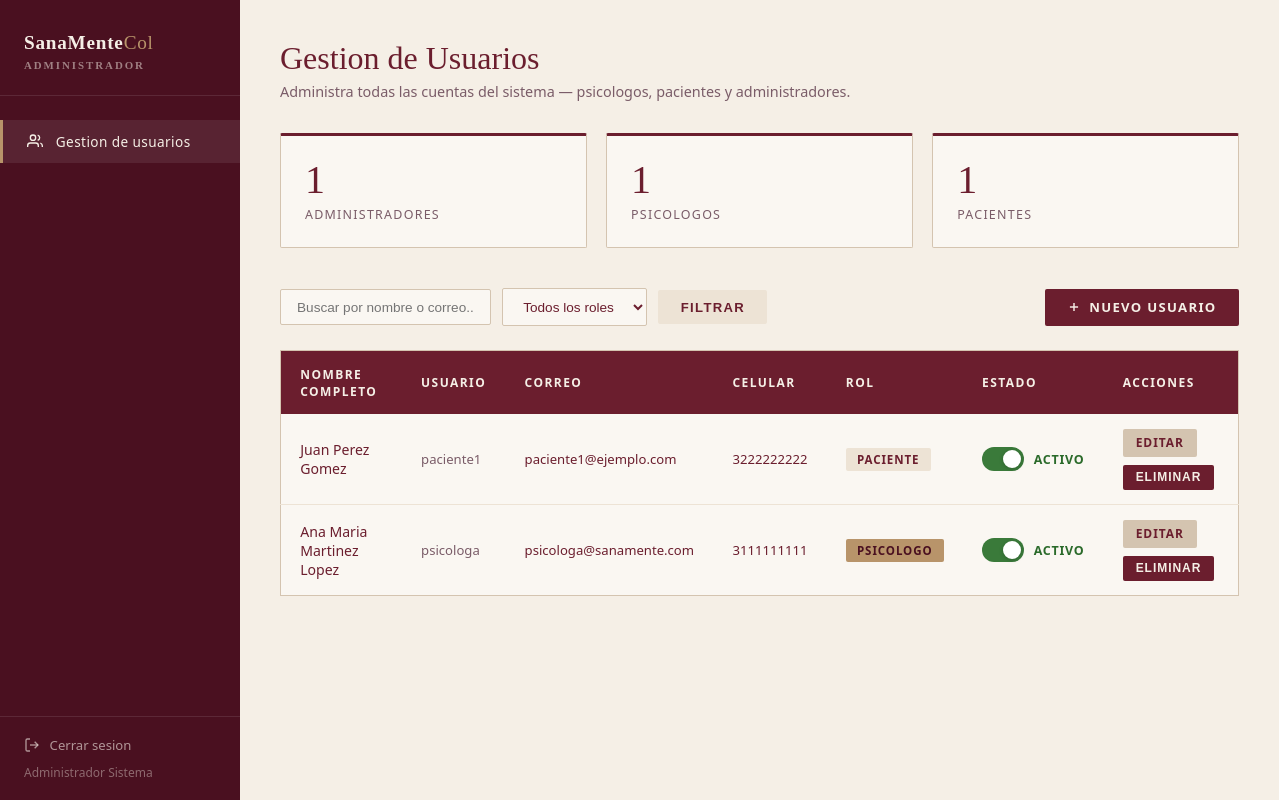
The app's page /admin-panel/ (signed in) with its own data.
### citas/models.py (models this page shows, shortened)
class Usuario(AbstractUser):
    ROL_CHOICES = [
        ('admin', 'Administrador'),
        ('psicologo', 'Psicologo'),
        ('paciente', 'Paciente'),
    ]
    nombre = models.CharField(max_length=80, verbose_name='Nombre')
    apellidos = models.CharField(max_length=80, verbose_name='Apellidos')
    correo = models.EmailField(unique=True, verbose_name='Correo electronico')
    celular = models.CharField(max_length=20, blank=True, verbose_name='Celular')
    rol = models.CharField(max_length=20, choices=ROL_CHOICES, verbose_name='Rol')
    habilitado = models.BooleanField(default=True, verbose_name='Habilitado')
    fecha_registro = models.DateTimeField(auto_now_add=True)
    class Meta:
        verbose_name = 'Usuario'
        verbose_name_plural = 'Usuarios'

### citas/views.py (the view)
        @login_required
        def wrapper(request, *args, **kwargs):
            if request.user.rol not in roles:
                messages.error(request, 'No tienes permiso para acceder a esa pagina.')
                return redirect('dashboard')
            return vista(request, *args, **kwargs)

### citas/views.py (called while the page is built)
def requiere_rol(*roles):
    def decorador(vista):
        @login_required
        def wrapper(request, *args, **kwargs):
            if request.user.rol not in roles:
                messages.error(request, 'No tienes permiso para acceder a esa pagina.')
                return redirect('dashboard')
            return vista(request, *args, **kwargs)
        return wrapper
    return decorador

### templates/dashboard_admin.html (shortened to what this page needs)
{% extends 'base.html' %}
{% load static %}
{% block contenido %}
<div class="app-layout">
  <aside class="sidebar">
    <div class="sidebar-logo">
      SanaMente<span>Col</span>
      <div class="sidebar-rol">Administrador</div>
    </div>
    <nav class="sidebar-nav">
      <a href="{% url 'panel_admin' %}" class="activo">
        <svg width="16" height="16" fill="none" stroke="currentColor" stroke-width="2" viewBox="0 0 24 24">
          <path d="M17 21v-2a4 4 0 0 0-4-4H5a4 4 0 0 0-4 4v2"/>
          <circle cx="9" cy="7" r="4"/>
          <path d="M23 21v-2a4 4 0 0 0-3-3.87"/>
          <path d="M16 3.13a4 4 0 0 1 0 7.75"/>
        </svg>
        Gestion de usuarios
      </a>
    </nav>
    <div class="sidebar-salir">
      <a href="{% url 'logout' %}">
        <svg width="16" height="16" fill="none" stroke="currentColor" stroke-width="2" viewBox="0 0 24 24">
          <path d="M9 21H5a2 2 0 0 1-2-2V5a2 2 0 0 1 2-2h4"/>
          <polyline points="16 17 21 12 16 7"/>
          <line x1="21" y1="12" x2="9" y2="12"/>
        </svg>
        Cerrar sesion
      </a>
      <div style="margin-top:.6rem; font-size:.75rem; color:rgba(245,239,230,.4);">
        {{ request.user.nombre }} {{ request.user.apellidos }}
      </div>
    </div>
  </aside>
  <main class="main-content">
    <div class="page-header">
      <h1>Gestion de Usuarios</h1>
      <p>Administra todas las cuentas del sistema — psicologos, pacientes y administradores.</p>
    </div>
    <div class="stats-row">
      <div class="stat-card">
        <div class="num">{{ total_admin }}</div>
        <div class="lbl">Administradores</div>
      </div>
      <div class="stat-card">
        <div class="num">{{ total_psicologo }}</div>
        <div class="lbl">Psicologos</div>
      </div>
      <div class="stat-card">
        <div class="num">{{ total_paciente }}</div>
        <div class="lbl">Pacientes</div>
      </div>
    </div>
    <div class="toolbar">
      <form method="GET" class="filtros-form">
        <input type="text" name="q" placeholder="Buscar por nombre o correo..." value="{{ filtro_busqueda }}">
        <select name="rol">
          <option value="">Todos los roles</option>
        </select>
        <button type="submit" class="btn-filtrar">Filtrar</button>
      </form>
      <a href="{% url 'crear_usuario' %}" class="btn-crear">
        <svg width="14" height="14" fill="none" stroke="currentColor" stroke-width="2.5" viewBox="0 0 24 24">
          <line x1="12" y1="5" x2="12" y2="19"/><line x1="5" y1="12" x2="19" y2="12"/>
        </svg>
        Nuevo usuario
      </a>
    </div>
    <table class="tabla-usuarios">
      <thead>
        <tr>
          <th>Nombre completo</th>
          <th>Usuario</th>
          <th>Correo</th>
          <th>Celular</th>
          <th>Rol</th>
          <th>Estado</th>
          <th>Acciones</th>
        </tr>
      </thead>
      <tbody>
        {% for u in usuarios %}
        <tr>
          <td>{{ u.nombre }} {{ u.apellidos }}</td>
          <td style="font-size:.82rem; color:var(--texto-medio);">{{ u.username }}</td>
          <td style="font-size:.82rem;">{{ u.correo }}</td>
          <td style="font-size:.82rem;">{{ u.celular|default:'-' }}</td>
          <td>
            <span class="badge badge-{{ u.rol }}">{{ u.get_rol_display }}</span>
          </td>
          <td>
            <form method="POST" action="{% url 'toggle_usuario' u.pk %}" class="form-switch-toggle">
              <label class="switch-toggle" title="{% if u.habilitado %}Deshabilitar{% else %}Habilitar{% endif %}">
                <span class="switch-slider"></span>
              </label>
              <span class="switch-label {% if u.habilitado %}activo{% else %}inactivo{% endif %}">
                {% if u.habilitado %}Activo{% else %}Inactivo{% endif %}
              </span>
            </form>
          </td>
          <td>
            <div class="acciones-fila">
              <a href="{% url 'editar_usuario' u.pk %}" class="btn-accion btn-editar">Editar</a>
              <form method="POST" action="{% url 'eliminar_usuario' u.pk %}" style="display:inline;">
                <button type="submit" class="btn-accion btn-eliminar"
                  onclick="return confirm('Eliminar a {{ u.nombre }} {{ u.apellidos }}? Esta accion no se puede deshacer.')">
                  Eliminar
                </button>
              </form>
            </div>
          </td>
        </tr>
        {% empty %}
        <tr><td colspan="7" class="tabla-vacia">No se encontraron usuarios con esos filtros.</td></tr>
        {% endfor %}
      </tbody>
    </table>
  </main>
</div>
{% endblock %}

### templates/base.html (shortened to what this page needs)
<!DOCTYPE html>
<html lang="es">
<head>
  {% load static %}
  <link rel="stylesheet" href="{% static 'estilos.css' %}">
</head>
<body class="{% block body_class %}{% endblock %}">
  {% block contenido %}{% endblock %}
  {% load static %}
</body>
</html>

### records on screen
Usuario: user.nombre "Administrador", user.apellidos "Sistema"
Usuario: nombre "Juan", apellidos "Perez Gomez", username "paciente1", correo "paciente1@ejemplo.com", celular "3222222222", rol "PACIENTE", habilitado "ACTIVO"
Usuario: nombre "Ana Maria", apellidos "Martinez Lopez", username "psicologa", correo "psicologa@sanamente.com", celular "3111111111", rol "PSICOLOGO", habilitado "ACTIVO"

### other values on screen
{{ total_admin }} "1"
{{ total_psicologo }} "1"
{{ total_paciente }} "1"
